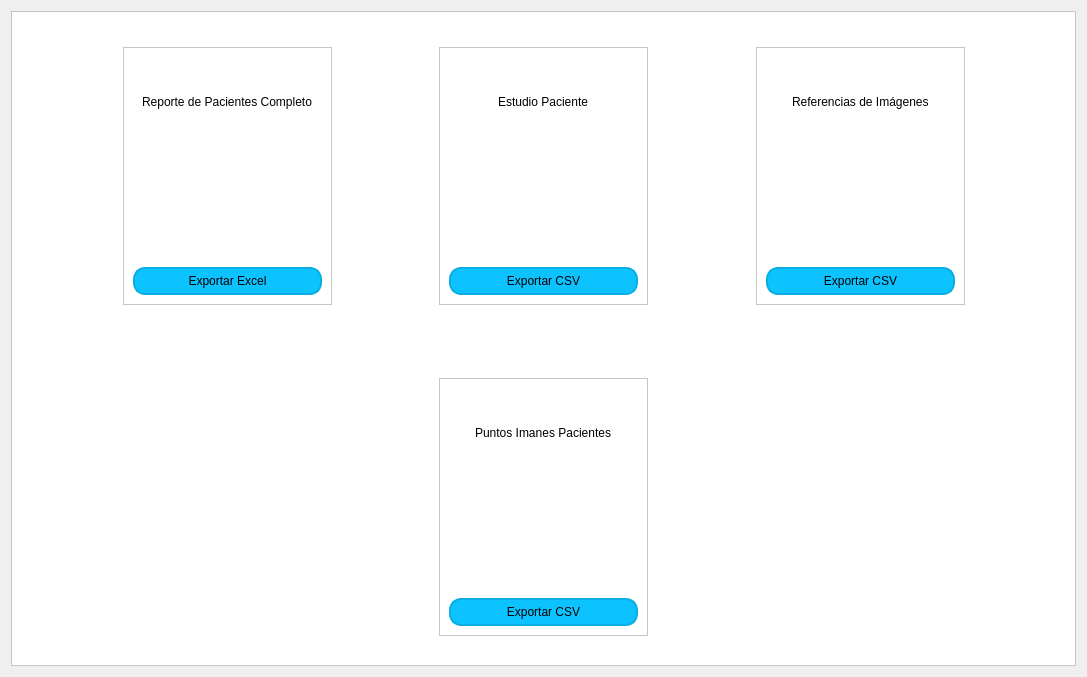
<?xml version="1.0" encoding="UTF-8"?>
<ui version="4.0">
 <class>Form</class>
 <widget class="QWidget" name="Form">
  <property name="geometry">
   <rect>
    <x>0</x>
    <y>0</y>
    <width>1087</width>
    <height>677</height>
   </rect>
  </property>
  <property name="windowTitle">
   <string>Form</string>
  </property>
  <property name="styleSheet">
   <string notr="true">QScrollBar:vertical {
	border: none;
	background-color: rgb(205, 205, 205);
	width: 14px;
	margin: 15px 0 15px 0;
	border-radius: 0x;
}

QScrollBar::handle:vertical {
	background-color: rgb(205, 205, 205);
	border-radius: 7px;
}

QScrollBar::handle:vertical:hover {
	background-color: rgb(7, 119, 156)
}

QScrollBar::handle:vertical:pressed {
	background-color: rgb(9, 139, 182);
}

/* TOP BUTTON*/

QScrollBar::sub-line:vertical {
	border: none;
	background-color: rgb(7, 119, 156);
	height: 15px;
	border-top-left-radius: 7px;
	border-top-right-radius: 7px;
	subcontrol-position: top;
	subcontrol-origin: margin;
}

QScrollBar::sub-line:vertical:hover {
	background-color: rgb(205, 205, 205);
}

QScrollBar::sub-line:vertical:pressed {
	background-color: rgb(11, 170, 223);
}

/*BOTTOM BUTTON*/

QScrollBar::add-line:vertical {
	border: none;
	background-color: rgb(7, 119, 156);
	height: 15px;
	border-bottom-left-radius: 7px;
	border-bottom-right-radius: 7px;
	subcontrol-position: bottom;
	subcontrol-origin: margin;
}

QScrollBar::add-line:vertical:hover {
	background-color: rgb(205, 205, 205);
}

QScrollBar::add-line:vertical:pressed {
	background-color: rgb(11, 170, 223);
}

/*RESET ARROWS*/

QScrollBar::up-arrow:vertical, QScrollBar::down-arrow:vertical {
	background-color: none;
}

QScrollBar::add-page:vertical, QScrollBar::sub-page:vertical {
	background-color: none;
}
</string>
  </property>
  <layout class="QVBoxLayout" name="verticalLayout">
   <item>
    <widget class="QFrame" name="mainFrame">
     <property name="styleSheet">
      <string notr="true">QFrame {
	background-color: rgb(255, 255, 255);
}
QLineEdit {
	background-color: rgb(255, 255, 255);
	border-width: 2px;
	border-style: solid;
	border-color: none;
	border-bottom-color: rgb(192, 192, 192);
	border-radius: 15px;
}
QLineEdit:hover {
	border-bottom-color: rgb(140, 140, 140);
}
QPushButton {
	padding: 5px;
	border-width: 2px;
	border-style: solid;
	border-color: rgb(11, 173, 226);
	background-color: rgb(13, 195, 255);
	border-radius: 12px;
}

QPushButton:hover {
	background-color: rgb(11, 173, 226);
}

QPushButton:pressed {
	border-color: (9, 146, 191);
	background-color:rgb(9, 146, 191);
}

/*----------*/

QComboBox 
{
    border: 2px solid;
    background: rgb(255, 255, 255);
	border-color:  rgb(192, 192, 192);
}
</string>
     </property>
     <property name="frameShape">
      <enum>QFrame::StyledPanel</enum>
     </property>
     <property name="frameShadow">
      <enum>QFrame::Raised</enum>
     </property>
     <layout class="QVBoxLayout" name="verticalLayout_2">
      <item>
       <layout class="QGridLayout" name="gridLayout">
        <item row="0" column="8">
         <spacer name="horizontalSpacer_5">
          <property name="orientation">
           <enum>Qt::Horizontal</enum>
          </property>
          <property name="sizeHint" stdset="0">
           <size>
            <width>40</width>
            <height>20</height>
           </size>
          </property>
         </spacer>
        </item>
        <item row="8" column="0">
         <spacer name="verticalSpacer_8">
          <property name="orientation">
           <enum>Qt::Vertical</enum>
          </property>
          <property name="sizeHint" stdset="0">
           <size>
            <width>20</width>
            <height>40</height>
           </size>
          </property>
         </spacer>
        </item>
        <item row="9" column="0">
         <spacer name="verticalSpacer_9">
          <property name="orientation">
           <enum>Qt::Vertical</enum>
          </property>
          <property name="sizeHint" stdset="0">
           <size>
            <width>20</width>
            <height>40</height>
           </size>
          </property>
         </spacer>
        </item>
        <item row="0" column="5">
         <spacer name="horizontalSpacer_8">
          <property name="orientation">
           <enum>Qt::Horizontal</enum>
          </property>
          <property name="sizeHint" stdset="0">
           <size>
            <width>40</width>
            <height>20</height>
           </size>
          </property>
         </spacer>
        </item>
        <item row="0" column="0">
         <spacer name="horizontalSpacer_13">
          <property name="orientation">
           <enum>Qt::Horizontal</enum>
          </property>
          <property name="sizeHint" stdset="0">
           <size>
            <width>40</width>
            <height>20</height>
           </size>
          </property>
         </spacer>
        </item>
        <item row="7" column="0">
         <spacer name="verticalSpacer_7">
          <property name="orientation">
           <enum>Qt::Vertical</enum>
          </property>
          <property name="sizeHint" stdset="0">
           <size>
            <width>20</width>
            <height>40</height>
           </size>
          </property>
         </spacer>
        </item>
        <item row="2" column="7" rowspan="4" colspan="2">
         <widget class="QFrame" name="frame_3">
          <property name="frameShape">
           <enum>QFrame::StyledPanel</enum>
          </property>
          <property name="frameShadow">
           <enum>QFrame::Raised</enum>
          </property>
          <layout class="QVBoxLayout" name="verticalLayout_5">
           <item>
            <layout class="QGridLayout" name="gridLayout_5">
             <item row="1" column="0" alignment="Qt::AlignHCenter">
              <widget class="QLabel" name="label_7">
               <property name="text">
                <string/>
               </property>
               <property name="pixmap">
                <pixmap resource="bin/icons/icons.qrc">:/iconPrefix/csv_file_logo.png</pixmap>
               </property>
              </widget>
             </item>
             <item row="2" column="0">
              <spacer name="horizontalSpacer_4">
               <property name="orientation">
                <enum>Qt::Horizontal</enum>
               </property>
               <property name="sizeHint" stdset="0">
                <size>
                 <width>40</width>
                 <height>20</height>
                </size>
               </property>
              </spacer>
             </item>
             <item row="3" column="0">
              <widget class="QPushButton" name="pushButton_3">
               <property name="text">
                <string>Exportar CSV</string>
               </property>
              </widget>
             </item>
             <item row="0" column="0" alignment="Qt::AlignHCenter">
              <widget class="QLabel" name="label_8">
               <property name="text">
                <string>Referencias de Imágenes</string>
               </property>
              </widget>
             </item>
            </layout>
           </item>
          </layout>
         </widget>
        </item>
        <item row="2" column="0">
         <spacer name="verticalSpacer">
          <property name="orientation">
           <enum>Qt::Vertical</enum>
          </property>
          <property name="sizeHint" stdset="0">
           <size>
            <width>20</width>
            <height>40</height>
           </size>
          </property>
         </spacer>
        </item>
        <item row="7" column="4" rowspan="4" colspan="2">
         <widget class="QFrame" name="frame_4">
          <property name="frameShape">
           <enum>QFrame::StyledPanel</enum>
          </property>
          <property name="frameShadow">
           <enum>QFrame::Raised</enum>
          </property>
          <layout class="QVBoxLayout" name="verticalLayout_6">
           <item>
            <layout class="QGridLayout" name="gridLayout_6">
             <item row="1" column="0" alignment="Qt::AlignHCenter">
              <widget class="QLabel" name="label_3">
               <property name="text">
                <string/>
               </property>
               <property name="pixmap">
                <pixmap resource="bin/icons/icons.qrc">:/iconPrefix/csv_file_logo.png</pixmap>
               </property>
              </widget>
             </item>
             <item row="2" column="0">
              <spacer name="horizontalSpacer_23">
               <property name="orientation">
                <enum>Qt::Horizontal</enum>
               </property>
               <property name="sizeHint" stdset="0">
                <size>
                 <width>40</width>
                 <height>20</height>
                </size>
               </property>
              </spacer>
             </item>
             <item row="3" column="0">
              <widget class="QPushButton" name="pushButton_4">
               <property name="text">
                <string>Exportar CSV</string>
               </property>
              </widget>
             </item>
             <item row="0" column="0" alignment="Qt::AlignHCenter">
              <widget class="QLabel" name="label_4">
               <property name="text">
                <string>Puntos Imanes Pacientes</string>
               </property>
              </widget>
             </item>
            </layout>
           </item>
          </layout>
         </widget>
        </item>
        <item row="0" column="1">
         <spacer name="horizontalSpacer_12">
          <property name="orientation">
           <enum>Qt::Horizontal</enum>
          </property>
          <property name="sizeHint" stdset="0">
           <size>
            <width>40</width>
            <height>20</height>
           </size>
          </property>
         </spacer>
        </item>
        <item row="4" column="0">
         <spacer name="verticalSpacer_4">
          <property name="orientation">
           <enum>Qt::Vertical</enum>
          </property>
          <property name="sizeHint" stdset="0">
           <size>
            <width>20</width>
            <height>40</height>
           </size>
          </property>
         </spacer>
        </item>
        <item row="11" column="7">
         <spacer name="horizontalSpacer_21">
          <property name="orientation">
           <enum>Qt::Horizontal</enum>
          </property>
          <property name="sizeHint" stdset="0">
           <size>
            <width>40</width>
            <height>20</height>
           </size>
          </property>
         </spacer>
        </item>
        <item row="11" column="9">
         <spacer name="horizontalSpacer_26">
          <property name="orientation">
           <enum>Qt::Horizontal</enum>
          </property>
          <property name="sizeHint" stdset="0">
           <size>
            <width>40</width>
            <height>20</height>
           </size>
          </property>
         </spacer>
        </item>
        <item row="0" column="4">
         <spacer name="horizontalSpacer_9">
          <property name="orientation">
           <enum>Qt::Horizontal</enum>
          </property>
          <property name="sizeHint" stdset="0">
           <size>
            <width>40</width>
            <height>20</height>
           </size>
          </property>
         </spacer>
        </item>
        <item row="11" column="5">
         <spacer name="horizontalSpacer_19">
          <property name="orientation">
           <enum>Qt::Horizontal</enum>
          </property>
          <property name="sizeHint" stdset="0">
           <size>
            <width>40</width>
            <height>20</height>
           </size>
          </property>
         </spacer>
        </item>
        <item row="11" column="3">
         <spacer name="horizontalSpacer_17">
          <property name="orientation">
           <enum>Qt::Horizontal</enum>
          </property>
          <property name="sizeHint" stdset="0">
           <size>
            <width>40</width>
            <height>20</height>
           </size>
          </property>
         </spacer>
        </item>
        <item row="6" column="0">
         <spacer name="verticalSpacer_6">
          <property name="orientation">
           <enum>Qt::Vertical</enum>
          </property>
          <property name="sizeHint" stdset="0">
           <size>
            <width>20</width>
            <height>40</height>
           </size>
          </property>
         </spacer>
        </item>
        <item row="0" column="9">
         <spacer name="horizontalSpacer">
          <property name="orientation">
           <enum>Qt::Horizontal</enum>
          </property>
          <property name="sizeHint" stdset="0">
           <size>
            <width>40</width>
            <height>20</height>
           </size>
          </property>
         </spacer>
        </item>
        <item row="5" column="0">
         <spacer name="verticalSpacer_5">
          <property name="orientation">
           <enum>Qt::Vertical</enum>
          </property>
          <property name="sizeHint" stdset="0">
           <size>
            <width>20</width>
            <height>40</height>
           </size>
          </property>
         </spacer>
        </item>
        <item row="11" column="8">
         <spacer name="horizontalSpacer_22">
          <property name="orientation">
           <enum>Qt::Horizontal</enum>
          </property>
          <property name="sizeHint" stdset="0">
           <size>
            <width>40</width>
            <height>20</height>
           </size>
          </property>
         </spacer>
        </item>
        <item row="0" column="7">
         <spacer name="horizontalSpacer_6">
          <property name="orientation">
           <enum>Qt::Horizontal</enum>
          </property>
          <property name="sizeHint" stdset="0">
           <size>
            <width>40</width>
            <height>20</height>
           </size>
          </property>
         </spacer>
        </item>
        <item row="0" column="6">
         <spacer name="horizontalSpacer_7">
          <property name="orientation">
           <enum>Qt::Horizontal</enum>
          </property>
          <property name="sizeHint" stdset="0">
           <size>
            <width>40</width>
            <height>20</height>
           </size>
          </property>
         </spacer>
        </item>
        <item row="11" column="6">
         <spacer name="horizontalSpacer_20">
          <property name="orientation">
           <enum>Qt::Horizontal</enum>
          </property>
          <property name="sizeHint" stdset="0">
           <size>
            <width>40</width>
            <height>20</height>
           </size>
          </property>
         </spacer>
        </item>
        <item row="1" column="9" rowspan="10">
         <spacer name="verticalSpacer_2">
          <property name="orientation">
           <enum>Qt::Vertical</enum>
          </property>
          <property name="sizeHint" stdset="0">
           <size>
            <width>20</width>
            <height>40</height>
           </size>
          </property>
         </spacer>
        </item>
        <item row="11" column="4">
         <spacer name="horizontalSpacer_18">
          <property name="orientation">
           <enum>Qt::Horizontal</enum>
          </property>
          <property name="sizeHint" stdset="0">
           <size>
            <width>40</width>
            <height>20</height>
           </size>
          </property>
         </spacer>
        </item>
        <item row="2" column="1" rowspan="4" colspan="2">
         <widget class="QFrame" name="frame">
          <property name="frameShape">
           <enum>QFrame::StyledPanel</enum>
          </property>
          <property name="frameShadow">
           <enum>QFrame::Raised</enum>
          </property>
          <layout class="QVBoxLayout" name="verticalLayout_3">
           <item>
            <layout class="QGridLayout" name="gridLayout_2">
             <item row="0" column="0" alignment="Qt::AlignHCenter">
              <widget class="QLabel" name="label_2">
               <property name="text">
                <string>Reporte de Pacientes Completo</string>
               </property>
              </widget>
             </item>
             <item row="3" column="0">
              <widget class="QPushButton" name="pushButton">
               <property name="text">
                <string>Exportar Excel</string>
               </property>
              </widget>
             </item>
             <item row="1" column="0" alignment="Qt::AlignHCenter">
              <widget class="QLabel" name="label">
               <property name="text">
                <string/>
               </property>
               <property name="pixmap">
                <pixmap resource="bin/icons/icons.qrc">:/iconPrefix/excel_file_logo.png</pixmap>
               </property>
              </widget>
             </item>
             <item row="2" column="0">
              <spacer name="horizontalSpacer_2">
               <property name="orientation">
                <enum>Qt::Horizontal</enum>
               </property>
               <property name="sizeHint" stdset="0">
                <size>
                 <width>40</width>
                 <height>20</height>
                </size>
               </property>
              </spacer>
             </item>
            </layout>
           </item>
          </layout>
         </widget>
        </item>
        <item row="11" column="0">
         <spacer name="horizontalSpacer_14">
          <property name="orientation">
           <enum>Qt::Horizontal</enum>
          </property>
          <property name="sizeHint" stdset="0">
           <size>
            <width>40</width>
            <height>20</height>
           </size>
          </property>
         </spacer>
        </item>
        <item row="0" column="2">
         <spacer name="horizontalSpacer_11">
          <property name="orientation">
           <enum>Qt::Horizontal</enum>
          </property>
          <property name="sizeHint" stdset="0">
           <size>
            <width>40</width>
            <height>20</height>
           </size>
          </property>
         </spacer>
        </item>
        <item row="0" column="3">
         <spacer name="horizontalSpacer_10">
          <property name="orientation">
           <enum>Qt::Horizontal</enum>
          </property>
          <property name="sizeHint" stdset="0">
           <size>
            <width>40</width>
            <height>20</height>
           </size>
          </property>
         </spacer>
        </item>
        <item row="11" column="1">
         <spacer name="horizontalSpacer_15">
          <property name="orientation">
           <enum>Qt::Horizontal</enum>
          </property>
          <property name="sizeHint" stdset="0">
           <size>
            <width>40</width>
            <height>20</height>
           </size>
          </property>
         </spacer>
        </item>
        <item row="11" column="2">
         <spacer name="horizontalSpacer_16">
          <property name="orientation">
           <enum>Qt::Horizontal</enum>
          </property>
          <property name="sizeHint" stdset="0">
           <size>
            <width>40</width>
            <height>20</height>
           </size>
          </property>
         </spacer>
        </item>
        <item row="2" column="4" rowspan="4" colspan="2">
         <widget class="QFrame" name="frame_2">
          <property name="frameShape">
           <enum>QFrame::StyledPanel</enum>
          </property>
          <property name="frameShadow">
           <enum>QFrame::Raised</enum>
          </property>
          <layout class="QVBoxLayout" name="verticalLayout_4">
           <item>
            <layout class="QGridLayout" name="gridLayout_3">
             <item row="1" column="0" alignment="Qt::AlignHCenter">
              <widget class="QLabel" name="label_5">
               <property name="text">
                <string/>
               </property>
               <property name="pixmap">
                <pixmap resource="bin/icons/icons.qrc">:/iconPrefix/csv_file_logo.png</pixmap>
               </property>
              </widget>
             </item>
             <item row="3" column="0">
              <widget class="QPushButton" name="pushButton_2">
               <property name="text">
                <string>Exportar CSV</string>
               </property>
              </widget>
             </item>
             <item row="2" column="0">
              <spacer name="horizontalSpacer_3">
               <property name="orientation">
                <enum>Qt::Horizontal</enum>
               </property>
               <property name="sizeHint" stdset="0">
                <size>
                 <width>40</width>
                 <height>20</height>
                </size>
               </property>
              </spacer>
             </item>
             <item row="0" column="0" alignment="Qt::AlignHCenter">
              <widget class="QLabel" name="label_6">
               <property name="text">
                <string>Estudio Paciente</string>
               </property>
              </widget>
             </item>
            </layout>
           </item>
          </layout>
         </widget>
        </item>
        <item row="10" column="0">
         <spacer name="verticalSpacer_10">
          <property name="orientation">
           <enum>Qt::Vertical</enum>
          </property>
          <property name="sizeHint" stdset="0">
           <size>
            <width>20</width>
            <height>40</height>
           </size>
          </property>
         </spacer>
        </item>
        <item row="3" column="0">
         <spacer name="verticalSpacer_3">
          <property name="orientation">
           <enum>Qt::Vertical</enum>
          </property>
          <property name="sizeHint" stdset="0">
           <size>
            <width>20</width>
            <height>40</height>
           </size>
          </property>
         </spacer>
        </item>
       </layout>
      </item>
     </layout>
    </widget>
   </item>
  </layout>
 </widget>
 <resources>
  <include location="bin/icons/icons.qrc"/>
 </resources>
 <connections/>
</ui>
